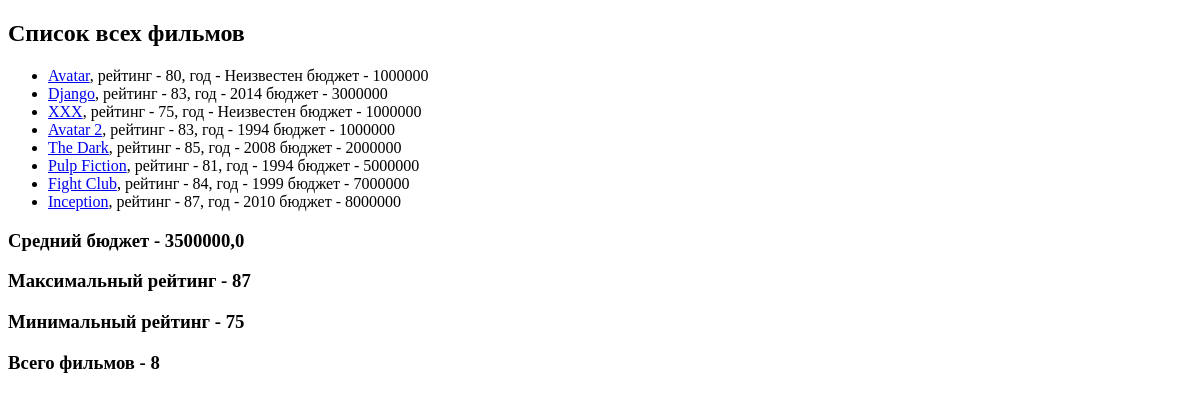
Before: / with the older database file.
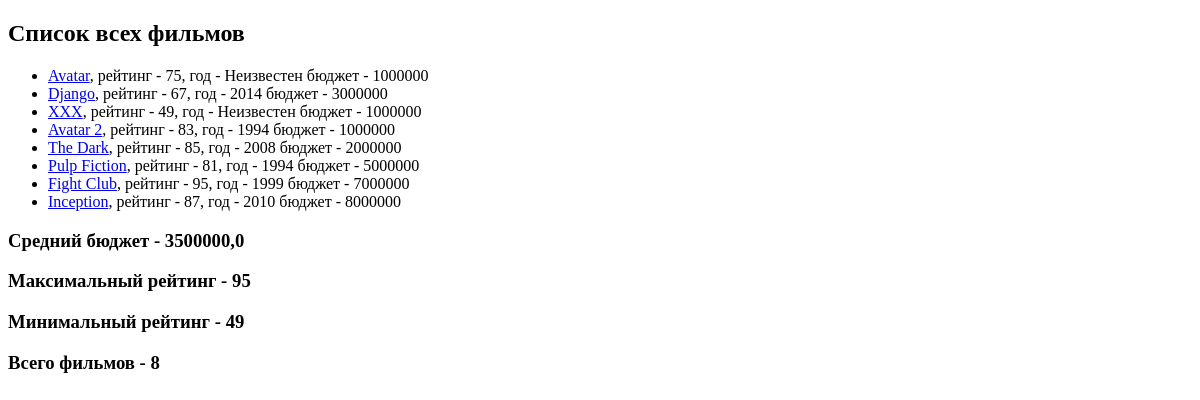
After: the same page with the newer database file.
### movie_app/models.py (models this page shows, shortened)
class Movie(models.Model):
    name = models.CharField(max_length=40)
    rating = models.IntegerField()
    year = models.IntegerField(null=True, blank=True)
    budget = models.IntegerField(default=1000000)
    slug = models.SlugField(default='', null=False, db_index=True)
    def get_url(self):
        return reverse('movie-detail', args=[self.slug])

### movie_app/views.py (the view)
# urls.py: path('', views.show_all_movie),
def show_all_movie(request):
    movies = Movie.objects.annotate(
        new_filed_bool=Value(True),
        new_budget=F('budget')+100,
    )
    agg = movies.aggregate(Avg('budget'), Max('rating'), Min('rating'))
    return render(request, 'movie_app/all_movies.html', {
        'movies': movies,
        'agg': agg,
        'total': movies.count
    })

### movie_app/templates/movie_app/all_movies.html (shortened to what this page needs)
{% extends 'movie_app/base.html' %}
{% block content %}
    <h2>Список всех фильмов</h2>
    <ul>
        {% for movie in movies %}
        <li><a href="{{ movie.get_url }}">{{ movie.name }}</a>,
            рейтинг - {{ movie.rating }},
            год - {{ movie.year|default:'Неизвестен' }}
            бюджет - {{ movie.budget }}
        </li>
        {% endfor %}
    </ul>
    <h3>Средний бюджет - {{ agg.budget__avg }}</h3>
    <h3>Максимальный рейтинг - {{ agg.rating__max }}</h3>
    <h3>Минимальный рейтинг - {{ agg.rating__min }}</h3>
    <h3>Всего фильмов - {{ total }}</h3>
{% endblock %}

### movie_app/templates/movie_app/base.html (shortened to what this page needs)
<!DOCTYPE html>
<html lang="en">
<head>
</head>
<body>
{% block content %}
{% endblock %}
</body>
</html>

Changed rows visible on the page:
changed Movie "Avatar": rating "80" → "75"
changed Movie "Django": rating "83" → "67"
changed Movie "XXX": rating "75" → "49"
changed Movie "Fight Club": rating "84" → "95"
Other visible differences:
{{ agg.rating__max }}: "87" → "95"
{{ agg.rating__min }}: "75" → "49"
